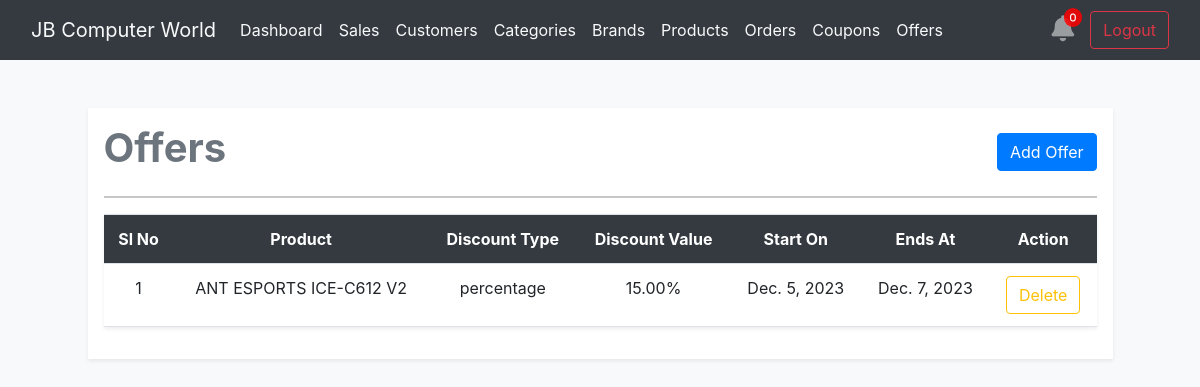
Screenshot of /offers with the database file from the repository.
### administration/models.py (models this page shows)
class Offer(models.Model):
    product = models.ForeignKey(Product, on_delete=models.CASCADE)
    discount_type = models.CharField(max_length=10, choices=[('percentage', 'Percentage'), ('fixed', 'Fixed')])
    discount_value = models.DecimalField(max_digits=10, decimal_places=2)
    start_date = models.DateField()
    end_date = models.DateField()

### product/models.py (models this page shows, shortened)
class Product(models.Model):
    name = models.CharField(max_length=100)
    slug = models.SlugField()
    description = models.TextField(blank=True, null=True)
    subcategory = models.ForeignKey(Subcategory, on_delete=models.CASCADE)
    brand = models.ForeignKey(Brand, on_delete=models.CASCADE, default=1)
    stock = models.IntegerField()
    active = models.BooleanField(default=True)
    price = models.DecimalField(max_digits=8, decimal_places=2)
    thumb = models.ImageField(upload_to='thumbnail')
    image_1 = models.ImageField(upload_to='product-img')
    image_2 = models.ImageField(upload_to='product-img')
    image_3 = models.ImageField(upload_to='product-img')
    image_4 = models.ImageField(upload_to='product-img')
    created_at = models.DateTimeField(auto_now_add=True)
    class Meta:
        ordering = ('-created_at',)
    def thumbnail(self):
        if self.thumb:
            return self.thumb.url
        else:
            self.thumb = self.make_thumbnail(self.image_1)
            self.save()
            return self.thumb.url

### administration/views.py (the view)
# urls.py: path('offers', offers, name='offers'),
def offers(request):
    offers = Offer.objects.all()
    return render(request, 'admin_manage/offers/offers.html', {'offers': offers})

### cart/context_processor.py (called while the page is built)
def cart(request):
    total_cart_item = 0
    if request.user.is_authenticated:
        cart = CartItem.objects.filter(user=request.user)
        for item in cart:
            total_cart_item += item.quantity
    return {'total_cart_item': total_cart_item}

### templates/admin_manage/offers/offers.html
{% extends 'admin_manage/adm/base.html' %}
{% block body_content %}
<div class="row my-5 d-flex justify-content-center">
    <div class="col-10 p-3 bg-white shadow-sm">
        <div class="d-flex justify-content-between align-items-center">
            <h1 class="fw-bold text-center text-secondary">Offers</h1>
            <a class="btn btn-primary" href="{% url 'offer-create' %}">Add Offer</a>
        </div>
        <hr>
        <table class="table text-center shadow-sm">
            <tr class="bg-dark text-white">
                <th>Sl No</th>
                <th>Product</th>
                <th>Discount Type</th>
                <th>Discount Value</th>
                <th>Start On</th>
                <th>Ends At</th>
                <th>Action</th>
            </tr>
            {% for offer in offers %}
            <tr>
                <td>{{ forloop.counter }}</td>
                <td>{{ offer.product.name }}</td>
                <td>{{ offer.discount_type }}</td>
                <td>{{ offer.discount_value }}%</td>
                <td>{{ offer.start_date }}</td>
                <td>{{ offer.end_date }}</td>
                <td>
                    <a href="{% url 'offer-delete' offer.id %}" class="btn btn-outline-warning">Delete</a>
                </td>
            </tr>
            {% endfor %}
        </table>
    </div>
</div>
{% endblock %}

### rows the page displays
Offer: product.name "ANT ESPORTS ICE-C612 V2", discount_type "percentage", discount_value "15.00", start_date "Dec. 5, 2023", end_date "Dec. 7, 2023"
